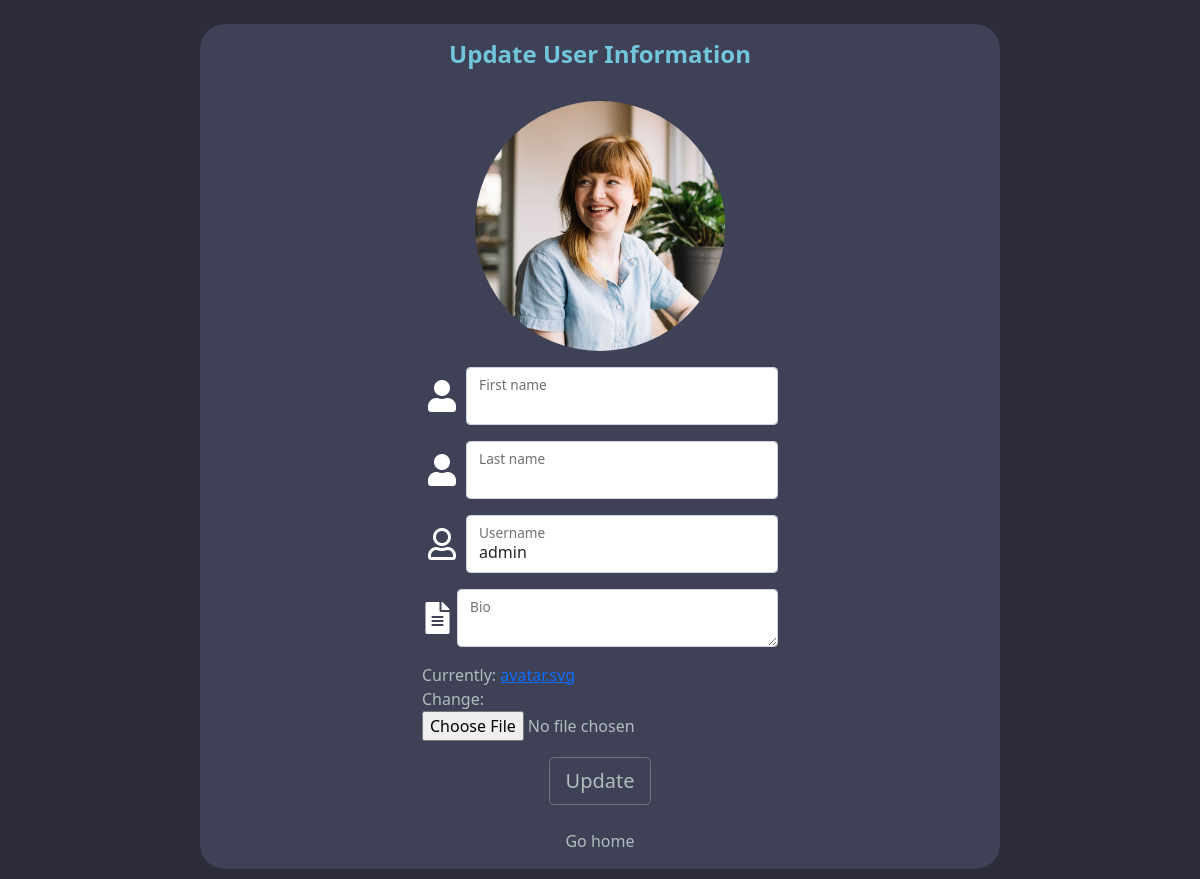
The page /en/update_user/1/ (signed in) on the database its author committed.
### myapp/models.py (models this page shows)
class User(AbstractUser):
    is_employer = models.BooleanField("Is employer",default=False)
    is_employee = models.BooleanField("Is employee", default=False)
    is_email_verified = models.BooleanField(default=False)
    my_employer = models.CharField(max_length=200, null=True, blank=True)
    first_name = models.CharField(max_length=30, blank=False, null=False)
    last_name = models.CharField(max_length=30, blank=False, null=False)
    bio = models.TextField(blank=True, null=True)
    avatar = models.ImageField(null=True, default="avatar.svg")

### myapp/views/user_management.py (the view)
# urls.py: path('update_user/<str:pk>/', user_management.updateUser, name='update-user'),
@login_required(login_url='login')
def updateUser(request, pk):
    user = get_object_or_404(User, pk=pk)
    employers = User.objects.filter(is_employer=True).distinct()
    if request.method == 'POST':
        form = UserForm(request.POST, request.FILES, instance=user, user=request.user)
        if form.is_valid():
            form.save()
            messages.success(request, 'User updated successfully.')
            return redirect('update-user', pk=user.id)
    else:
        form = UserForm(instance=user, user=request.user)
    context = {'form':form, 'page':'update'}
    return render(request, "authenticate/user_update.html", context)

### myapp/forms.py
class UserForm(ModelForm):
    first_name = forms.CharField(
        widget=forms.TextInput(
            attrs={
                "class": "form-control"
            }
        )
    )
    last_name = forms.CharField(
        widget=forms.TextInput(
            attrs={
                "class": "form-control"
            }
        )
    )
    username = forms.CharField(
        widget=forms.TextInput(
            attrs={
                "class": "form-control"
            }
        )
    )
    bio = forms.CharField(
        widget=forms.Textarea(
            attrs={
                "class": "form-control",
            }
        ),
        required=False
    )
    avatar = forms.ImageField(widget=forms.ClearableFileInput(attrs={'accept': 'image/*'}))
    class Meta:
        model = User
        fields = ['first_name', 'last_name', 'username', 'bio', 'avatar']
    def __init__(self, *args, **kwargs):
        user = kwargs.pop('user')  # Retrieve the 'user' argument from kwargs
        super().__init__(*args, **kwargs)

### myapp/templates/authenticate/user_update.html (shortened to what this page needs)
<!DOCTYPE html>
{% load static %}
<html lang="en">
  <head>
    <link
      rel="stylesheet"
      href="https://cdnjs.cloudflare.com/ajax/libs/font-awesome/5.15.3/css/all.min.css"
    />
    <link
      href="https://cdn.jsdelivr.net/npm/bootstrap@5.0.2/dist/css/bootstrap.min.css"
      rel="stylesheet"
    />
  </head>
  <body>
    <section
      class="p-4 d-flex align-items-center justify-content-center"
      style="background-color: #2d2d39"
    >
      <div
        class="col-lg-10 pt-3"
        style="border-radius: 25px; background-color: #3f4156; width: 800px;"
      >
        <div class="row justify-content-center">
          <div class="col-md-10 col-lg-6">
            <div>
                <h4 class="text-center fw-bold mb-3 signup-heading">
                  Update User Information
                </h4>
                <div class="d-flex justify-content-center p-3">
                    <img
                          src="{{request.user.avatar.url}}"
                          alt="user"
                          style="max-width: 250px; border-radius: 50%;"
                    />
                </div>
            </div>
            <form method="POST" class="mx-1 mx-md-3" enctype="multipart/form-data">
              <div
                class="d-flex flex-row align-items-center mb-3 justify-content-center"
              >
                <i class="fas fa-user fa-2x me-1 fa-fw icon-logo"></i>
                <div class="form-floating flex-fill">
                  {{ form.first_name}}
                  <label for="floatingfirst_name">First name</label>
                </div>
              </div>
              <div
                class="d-flex flex-row align-items-center mb-3 justify-content-center"
              >
                <i class="fas fa-user fa-2x me-1 fa-fw icon-logo"></i>
                <div class="form-floating flex-fill">
                  {{ form.last_name}}
                  <label for="floatingInput">Last name</label>
                </div>
              </div>
              <div
                class="d-flex flex-row align-items-center mb-3 justify-content-center"
              >
                <i class="far fa-user fa-2x me-1 fa-fw icon-logo"></i>
                <div class="form-floating flex-fill">
                  {{ form.username}}
                  <label for="floatingInput">Username</label>
                </div>
              </div>
              <div
                class="d-flex flex-row align-items-center mb-3 justify-content-center"
              >
              <i class="fas fa-file-alt fa-2x me-1 fa-fw icon-logo"></i>
                <div class="form-floating flex-fill">
                  {{ form.bio}}
                  <label for="floatingInput">Bio</label>
                </div>
              </div>
              <div
                class="d-flex flex-row align-items-center mb-3 gap-3 justify-content-center"
              >
                <div class="form-floating flex-fill color-light-gray">
                  {{ form.avatar}}
                  <label></label>
                </div>
              </div>
              <div class="d-flex justify-content-center mx-4 mb-3 mb-lg-4">
                <button
                  type="submit"
                  class="btn btn-outline-secondary btn-lg color-light-gray"
                >
                  Update
                </button>
              </div>
              <p class="text-center">
                <a
                  href="{% url 'employee-home' request.user %}"
                  class="color-light-gray"
                  style="text-decoration: none"
                  >Go home</a
                >
              </p>
            </form>
          </div>
        </div>
      </div>
    </section>
  </body>
</html>

### myapp/templates/authenticate/user_update.html (style rules this page uses)
.signup-heading { color: #71c6dd; }
.icon-logo { color: white; }
.color-light-gray { color: #b2bdbd; }

### rows shown on the page
User: user.avatar (picture)
User: username "admin"
